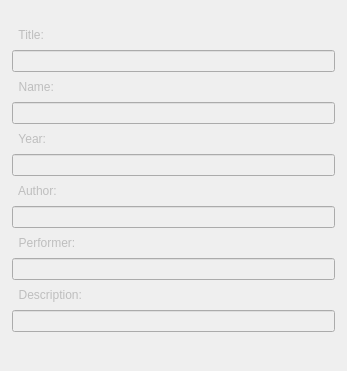
                 <widget class="QWidget" name="scrollAreaWidgetContents_5">
                  <property name="geometry">
                   <rect>
                    <x>0</x>
                    <y>0</y>
                    <width>347</width>
                    <height>371</height>
                   </rect>
                  </property>
                  <layout class="QGridLayout" name="gridLayout_32">
                   <property name="leftMargin">
                    <number>0</number>
                   </property>
                   <property name="topMargin">
                    <number>0</number>
                   </property>
                   <property name="rightMargin">
                    <number>0</number>
                   </property>
                   <property name="bottomMargin">
                    <number>0</number>
                   </property>
                   <property name="spacing">
                    <number>0</number>
                   </property>
                   <item row="0" column="0">
                    <widget class="QFrame" name="frameTab_1">
                     <property name="enabled">
                      <bool>true</bool>
                     </property>
                     <property name="sizePolicy">
                      <sizepolicy hsizetype="Preferred" vsizetype="Preferred">
                       <horstretch>0</horstretch>
                       <verstretch>0</verstretch>
                      </sizepolicy>
                     </property>
                     <property name="minimumSize">
                      <size>
                       <width>250</width>
                       <height>371</height>
                      </size>
                     </property>
                     <property name="maximumSize">
                      <size>
                       <width>3840</width>
                       <height>2160</height>
                      </size>
                     </property>
                     <property name="frameShape">
                      <enum>QFrame::NoFrame</enum>
                     </property>
                     <property name="frameShadow">
                      <enum>QFrame::Raised</enum>
                     </property>
                     <layout class="QGridLayout" name="gridLayout_33">
                      <property name="leftMargin">
                       <number>9</number>
                      </property>
                      <property name="topMargin">
                       <number>18</number>
                      </property>
                      <property name="rightMargin">
                       <number>9</number>
                      </property>
                      <property name="horizontalSpacing">
                       <number>6</number>
                      </property>
                      <item row="0" column="1">
                       <layout class="QGridLayout" name="gridLayout_13">
                        <property name="sizeConstraint">
                         <enum>QLayout::SetDefaultConstraint</enum>
                        </property>
                        <property name="topMargin">
                         <number>5</number>
                        </property>
                        <property name="verticalSpacing">
                         <number>3</number>
                        </property>
                        <item row="9" column="1">
                         <widget class="QLineEdit" name="lineVAuthor">
                          <property name="enabled">
                           <bool>false</bool>
                          </property>
                          <property name="sizePolicy">
                           <sizepolicy hsizetype="Expanding" vsizetype="Fixed">
                            <horstretch>0</horstretch>
                            <verstretch>0</verstretch>
                           </sizepolicy>
                          </property>
                          <property name="minimumSize">
                           <size>
                            <width>235</width>
                            <height>22</height>
                           </size>
                          </property>
                          <property name="maximumSize">
                           <size>
                            <width>370</width>
                            <height>22</height>
                           </size>
                          </property>
                          <property name="readOnly">
                           <bool>false</bool>
                          </property>
                          <property name="placeholderText">
                           <string/>
                          </property>
                          <property name="clearButtonEnabled">
                           <bool>true</bool>
                          </property>
                         </widget>
                        </item>
                        <item row="3" column="1">
                         <widget class="QLineEdit" name="lineVTitle">
                          <property name="enabled">
                           <bool>false</bool>
                          </property>
                          <property name="sizePolicy">
                           <sizepolicy hsizetype="Expanding" vsizetype="Fixed">
                            <horstretch>0</horstretch>
                            <verstretch>0</verstretch>
                           </sizepolicy>
                          </property>
                          <property name="minimumSize">
                           <size>
                            <width>235</width>
                            <height>22</height>
                           </size>
                          </property>
                          <property name="maximumSize">
                           <size>
                            <width>370</width>
                            <height>22</height>
                           </size>
                          </property>
                          <property name="readOnly">
                           <bool>false</bool>
                          </property>
                          <property name="placeholderText">
                           <string/>
                          </property>
                          <property name="clearButtonEnabled">
                           <bool>true</bool>
                          </property>
                         </widget>
                        </item>
                        <item row="12" column="1">
                         <widget class="QLabel" name="label_credits_26">
                          <property name="enabled">
                           <bool>false</bool>
                          </property>
                          <property name="sizePolicy">
                           <sizepolicy hsizetype="Expanding" vsizetype="Preferred">
                            <horstretch>0</horstretch>
                            <verstretch>0</verstretch>
                           </sizepolicy>
                          </property>
                          <property name="minimumSize">
                           <size>
                            <width>235</width>
                            <height>24</height>
                           </size>
                          </property>
                          <property name="maximumSize">
                           <size>
                            <width>370</width>
                            <height>24</height>
                           </size>
                          </property>
                          <property name="autoFillBackground">
                           <bool>false</bool>
                          </property>
                          <property name="styleSheet">
                           <string notr="true"/>
                          </property>
                          <property name="frameShadow">
                           <enum>QFrame::Plain</enum>
                          </property>
                          <property name="text">
                           <string>  Description:</string>
                          </property>
                          <property name="alignment">
                           <set>Qt::AlignLeading|Qt::AlignLeft|Qt::AlignVCenter</set>
                          </property>
                         </widget>
                        </item>
                        <item row="1" column="1">
                         <widget class="QLabel" name="label_credits_28">
                          <property name="enabled">
                           <bool>false</bool>
                          </property>
                          <property name="sizePolicy">
                           <sizepolicy hsizetype="Expanding" vsizetype="Preferred">
                            <horstretch>0</horstretch>
                            <verstretch>0</verstretch>
                           </sizepolicy>
                          </property>
                          <property name="minimumSize">
                           <size>
                            <width>235</width>
                            <height>24</height>
                           </size>
                          </property>
                          <property name="maximumSize">
                           <size>
                            <width>370</width>
                            <height>24</height>
                           </size>
                          </property>
                          <property name="baseSize">
                           <size>
                            <width>0</width>
                            <height>0</height>
                           </size>
                          </property>
                          <property name="layoutDirection">
                           <enum>Qt::LeftToRight</enum>
                          </property>
                          <property name="autoFillBackground">
                           <bool>false</bool>
                          </property>
                          <property name="styleSheet">
                           <string notr="true"/>
                          </property>
                          <property name="frameShadow">
                           <enum>QFrame::Plain</enum>
                          </property>
                          <property name="text">
                           <string>  Title:</string>
                          </property>
                          <property name="alignment">
                           <set>Qt::AlignLeading|Qt::AlignLeft|Qt::AlignVCenter</set>
                          </property>
                         </widget>
                        </item>
                        <item row="13" column="1">
                         <widget class="QLineEdit" name="lineVDescript">
                          <property name="enabled">
                           <bool>false</bool>
                          </property>
                          <property name="sizePolicy">
                           <sizepolicy hsizetype="Expanding" vsizetype="Fixed">
                            <horstretch>0</horstretch>
                            <verstretch>0</verstretch>
                           </sizepolicy>
                          </property>
                          <property name="minimumSize">
                           <size>
                            <width>235</width>
                            <height>22</height>
                           </size>
                          </property>
                          <property name="maximumSize">
                           <size>
                            <width>370</width>
                            <height>22</height>
                           </size>
                          </property>
                          <property name="readOnly">
                           <bool>false</bool>
                          </property>
                          <property name="placeholderText">
                           <string/>
                          </property>
                          <property name="clearButtonEnabled">
                           <bool>true</bool>
                          </property>
                         </widget>
                        </item>
                        <item row="10" column="1">
                         <widget class="QLabel" name="label_credits_23">
                          <property name="enabled">
                           <bool>false</bool>
                          </property>
                          <property name="sizePolicy">
                           <sizepolicy hsizetype="Expanding" vsizetype="Preferred">
                            <horstretch>0</horstretch>
                            <verstretch>0</verstretch>
                           </sizepolicy>
                          </property>
                          <property name="minimumSize">
                           <size>
                            <width>235</width>
                            <height>24</height>
                           </size>
                          </property>
                          <property name="maximumSize">
                           <size>
                            <width>370</width>
                            <height>24</height>
                           </size>
                          </property>
                          <property name="autoFillBackground">
                           <bool>false</bool>
                          </property>
                          <property name="styleSheet">
                           <string notr="true"/>
                          </property>
                          <property name="frameShadow">
                           <enum>QFrame::Plain</enum>
                          </property>
                          <property name="text">
                           <string>  Performer:</string>
                          </property>
                          <property name="alignment">
                           <set>Qt::AlignLeading|Qt::AlignLeft|Qt::AlignVCenter</set>
                          </property>
                         </widget>
                        </item>
                        <item row="11" column="1">
                         <widget class="QLineEdit" name="lineVPerf">
                          <property name="enabled">
                           <bool>false</bool>
                          </property>
                          <property name="sizePolicy">
                           <sizepolicy hsizetype="Expanding" vsizetype="Fixed">
                            <horstretch>0</horstretch>
                            <verstretch>0</verstretch>
                           </sizepolicy>
                          </property>
                          <property name="minimumSize">
                           <size>
                            <width>235</width>
                            <height>22</height>
                           </size>
                          </property>
                          <property name="maximumSize">
                           <size>
                            <width>370</width>
                            <height>22</height>
                           </size>
                          </property>
                          <property name="readOnly">
                           <bool>false</bool>
                          </property>
                          <property name="placeholderText">
                           <string/>
                          </property>
                          <property name="clearButtonEnabled">
                           <bool>true</bool>
                          </property>
                         </widget>
                        </item>
                        <item row="6" column="1">
                         <widget class="QLabel" name="label_credits_27">
                          <property name="enabled">
                           <bool>false</bool>
                          </property>
                          <property name="sizePolicy">
                           <sizepolicy hsizetype="Expanding" vsizetype="Preferred">
                            <horstretch>0</horstretch>
                            <verstretch>0</verstretch>
                           </sizepolicy>
                          </property>
                          <property name="minimumSize">
                           <size>
                            <width>235</width>
                            <height>24</height>
                           </size>
                          </property>
                          <property name="maximumSize">
                           <size>
                            <width>370</width>
                            <height>24</height>
                           </size>
                          </property>
                          <property name="autoFillBackground">
                           <bool>false</bool>
                          </property>
                          <property name="styleSheet">
                           <string notr="true"/>
                          </property>
                          <property name="frameShadow">
                           <enum>QFrame::Plain</enum>
                          </property>
                          <property name="text">
                           <string>  Year:</string>
                          </property>
                          <property name="alignment">
                           <set>Qt::AlignLeading|Qt::AlignLeft|Qt::AlignVCenter</set>
                          </property>
                         </widget>
                        </item>
                        <item row="5" column="1">
                         <widget class="QLineEdit" name="lineVName">
                          <property name="enabled">
                           <bool>false</bool>
                          </property>
                          <property name="sizePolicy">
                           <sizepolicy hsizetype="Expanding" vsizetype="Fixed">
                            <horstretch>0</horstretch>
                            <verstretch>0</verstretch>
                           </sizepolicy>
                          </property>
                          <property name="minimumSize">
                           <size>
                            <width>235</width>
                            <height>22</height>
                           </size>
                          </property>
                          <property name="maximumSize">
                           <size>
                            <width>370</width>
                            <height>22</height>
                           </size>
                          </property>
                          <property name="readOnly">
                           <bool>false</bool>
                          </property>
                          <property name="placeholderText">
                           <string/>
                          </property>
                          <property name="clearButtonEnabled">
                           <bool>true</bool>
                          </property>
                         </widget>
                        </item>
                        <item row="7" column="1">
                         <widget class="QLineEdit" name="lineVYear">
                          <property name="enabled">
                           <bool>false</bool>
                          </property>
                          <property name="sizePolicy">
                           <sizepolicy hsizetype="Expanding" vsizetype="Fixed">
                            <horstretch>0</horstretch>
                            <verstretch>0</verstretch>
                           </sizepolicy>
                          </property>
                          <property name="minimumSize">
                           <size>
                            <width>235</width>
                            <height>22</height>
                           </size>
                          </property>
                          <property name="maximumSize">
                           <size>
                            <width>370</width>
                            <height>22</height>
                           </size>
                          </property>
                          <property name="readOnly">
                           <bool>false</bool>
                          </property>
                          <property name="placeholderText">
                           <string/>
                          </property>
                          <property name="clearButtonEnabled">
                           <bool>true</bool>
                          </property>
                         </widget>
                        </item>
                        <item row="8" column="1">
                         <widget class="QLabel" name="label_credits_25">
                          <property name="enabled">
                           <bool>false</bool>
                          </property>
                          <property name="sizePolicy">
                           <sizepolicy hsizetype="Expanding" vsizetype="Preferred">
                            <horstretch>0</horstretch>
                            <verstretch>0</verstretch>
                           </sizepolicy>
                          </property>
                          <property name="minimumSize">
                           <size>
                            <width>235</width>
                            <height>24</height>
                           </size>
                          </property>
                          <property name="maximumSize">
                           <size>
                            <width>370</width>
                            <height>24</height>
                           </size>
                          </property>
                          <property name="autoFillBackground">
                           <bool>false</bool>
                          </property>
                          <property name="styleSheet">
                           <string notr="true"/>
                          </property>
                          <property name="frameShadow">
                           <enum>QFrame::Plain</enum>
                          </property>
                          <property name="text">
                           <string>  Author:</string>
                          </property>
                          <property name="alignment">
                           <set>Qt::AlignLeading|Qt::AlignLeft|Qt::AlignVCenter</set>
                          </property>
                         </widget>
                        </item>
                        <item row="4" column="1">
                         <widget class="QLabel" name="label_credits_29">
                          <property name="enabled">
                           <bool>false</bool>
                          </property>
                          <property name="sizePolicy">
                           <sizepolicy hsizetype="Expanding" vsizetype="Preferred">
                            <horstretch>0</horstretch>
                            <verstretch>0</verstretch>
                           </sizepolicy>
                          </property>
                          <property name="minimumSize">
                           <size>
                            <width>235</width>
                            <height>24</height>
                           </size>
                          </property>
                          <property name="maximumSize">
                           <size>
                            <width>370</width>
                            <height>24</height>
                           </size>
                          </property>
                          <property name="autoFillBackground">
                           <bool>false</bool>
                          </property>
                          <property name="styleSheet">
                           <string notr="true"/>
                          </property>
                          <property name="frameShadow">
                           <enum>QFrame::Plain</enum>
                          </property>
                          <property name="text">
                           <string>  Name:</string>
                          </property>
                          <property name="alignment">
                           <set>Qt::AlignLeading|Qt::AlignLeft|Qt::AlignVCenter</set>
                          </property>
                         </widget>
                        </item>
                       </layout>
                      </item>
                      <item row="1" column="1">
                       <spacer name="verticalSpacer_8">
                        <property name="orientation">
                         <enum>Qt::Vertical</enum>
                        </property>
                        <property name="sizeHint" stdset="0">
                         <size>
                          <width>20</width>
                          <height>40</height>
                         </size>
                        </property>
                       </spacer>
                      </item>
                      <item row="0" column="0">
                       <spacer name="horizontalSpacer_31">
                        <property name="orientation">
                         <enum>Qt::Horizontal</enum>
                        </property>
                        <property name="sizeType">
                         <enum>QSizePolicy::Maximum</enum>
                        </property>
                        <property name="sizeHint" stdset="0">
                         <size>
                          <width>3</width>
                          <height>20</height>
                         </size>
                        </property>
                       </spacer>
                      </item>
                      <item row="0" column="2">
                       <spacer name="horizontalSpacer_43">
                        <property name="orientation">
                         <enum>Qt::Horizontal</enum>
                        </property>
                        <property name="sizeType">
                         <enum>QSizePolicy::Maximum</enum>
                        </property>
                        <property name="sizeHint" stdset="0">
                         <size>
                          <width>3</width>
                          <height>20</height>
                         </size>
                        </property>
                       </spacer>
                      </item>
                     </layout>
                    </widget>
                   </item>
                  </layout>
                 </widget>
